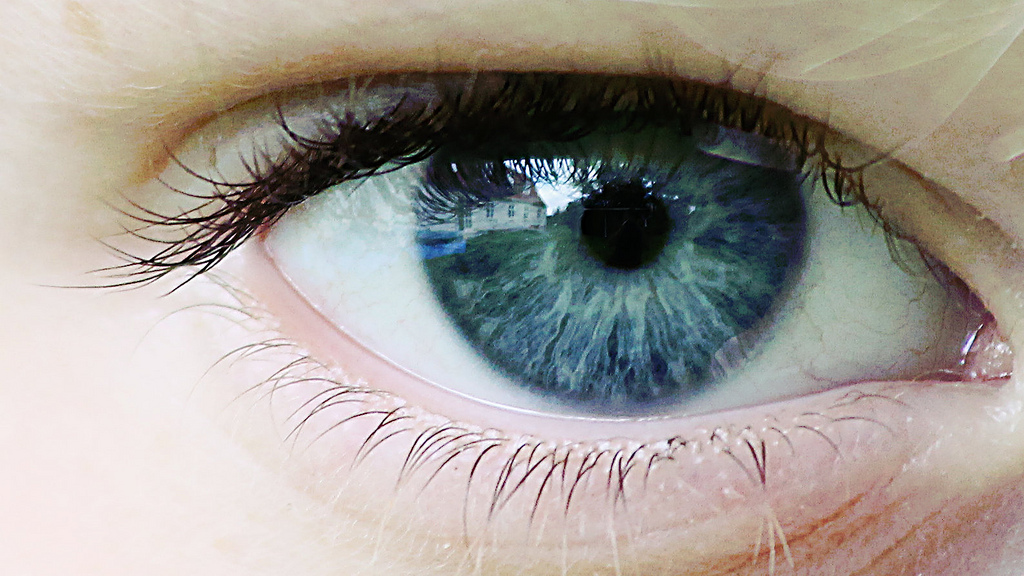
%> input picture code/images/eye.jpg, 1024 x 576 px
$ octave test_pixelize_rand.m   (GNU Octave 9; MATLAB toolbox functions it lacks are replaced by stand-ins)
%> lines starting %> are read from the running program, lines starting %| are printed output that depends on the picture
### code/pixelize.m
function [g,f] = pixelize(f, height, options)

options.null = 0;
Nbr = getoptions(options, 'nsamples', 10000);


remap = getoptions(options, 'remap', @(t)t(2)^2);

r = size(f,1)/size(f,2);
P = round(height/r);
f = image_resize(f, [height P 3]);
f = rescale(f);
N = size(f);

m_max = round( 100*(height/512) );
g = f;
for i=1:Nbr
    k = floor( [rand*N(1) rand*N(2)] ) + 1;
    t = [(k(1)-1)/(N(1)-1), (k(2)-1)/(N(2)-1)];
    s = ceil(m_max*remap(t));
    selx = k(1):k(1)+s-1;
    sely = k(2):k(2)+s-1;
    selx = min(selx,N(1));
    sely = min(sely,N(2));
    for q=1:3
        g(selx,sely,q) = mean(mean(f(selx,sely,q)));
    end
end


end

### code/toolbox/image_resize.m
function M1 = image_resize(M,p1,q1,r1)

% image_resize - resize an image using bicubic interpolation
%
%   M1 = image_resize(M,nx,ny,nz);
% or
%   M1 = image_resize(M,newsize);
%
%   Works for 2D, 2D 2 or 3 channels, 3D images.
%
%   Copyright (c) 2004 Gabriel Peyr?

if nargin==2
    % size specified as an array
    q1 = p1(2);
    if length(p1)>2
        r1 = p1(3);
    else
        r1 = size(M,3);
    end
    p1 = p1(1);
end

if nargin<4
    r1 = size(M,3);
end

if ndims(M)<2 || ndims(M)>3
    error('Works only for grayscale or color images');
end

if ndims(M)==3 && size(M,3)<4
    % RVB image
    M1 = zeros(p1,q1, size(M,3));
    for m=1:size(M,3)
        M1(:,:,m) = image_resize(M(:,:,m), p1, q1);
    end
    return;
elseif ndims(M)==3
    p = size(M,1);
    q = size(M,2);
    r = size(M,3);
    [Y,X,Z] = meshgrid( (0:q-1)/(q-1), (0:p-1)/(p-1), (0:r-1)/(r-1)  );
    [YI,XI,ZI] = meshgrid( (0:q1-1)/(q1-1), (0:p1-1)/(p1-1), (0:r1-1)/(r1-1) );
    M1 = interp3( Y,X,Z, M, YI,XI,ZI ,'cubic');
    return;
end

p = size(M,1);
q = size(M,2);
[Y,X] = meshgrid( (0:q-1)/(q-1), (0:p-1)/(p-1) );
[YI,XI] = meshgrid( (0:q1-1)/(q1-1), (0:p1-1)/(p1-1) );
M1 = interp2( Y,X, M, YI,XI ,'cubic');

### code/toolbox/rescale.m
function y = rescale(x,a,b)

% rescale - rescale data in [a,b]
%
%   y = rescale(x,a,b);
%
%   Copyright (c) 2004 Gabriel Peyr?

if nargin<2
    a = 0;
end
if nargin<3
    b = 1;
end

if iscell(x)
    for i=1:length(x)
        y{i} = rescale(x{i},a,b);
    end
    return;
end

m = min(x(:));
M = max(x(:));

if M-m<eps
    y = x;
else
    y = (b-a) * (x-m)/(M-m) + a;
end

### code/toolbox/imageplot.m
function h1 = imageplot(M,str, a,b,c)

% imageplot - diplay an image and a title
%
% Example of usages:
%   imageplot(M);
%   imageplot(M,title);
%   imageplot(M,title,1,2,1);   % to make subplot(1,2,1);
%
%   imageplot(M,options);
%
%   If you want to display several images:
%       imageplot({M1 M2}, {'title1', 'title2'});
%
%   Copyright (c) 2007 Gabriel Peyre

if nargin<2
    str = [];
end

options.null = 0;
if isstruct(str)
    options = str;
    str = '';
end

nbdims = nb_dims(M);

if iscell(M)
    q = length(M);
    if nargin<5
        c = 1;
    end
    if nargin<4
        a = ceil(q/4);
    end
    if nargin<3
        b = ceil(q/a);
    end
    if (c-1+q)>(a*b)
        warning('a and c parameters not large enough');
        a = ceil((c-1+q)/4);
        b = ceil((c-1+q)/a);
    end
    for i=1:q
        if iscell(str)
            str1 = str{i};
        else
            str1 = str;
        end
        h{i} = imageplot(M{i},str1, a,b,c-1+i);
    end
    global axlist;
    if not(isempty(axlist))
        linkaxes(axlist, 'xy');
    end

    if nargout>0
        if exist('h')
            h1 = h;
        else
            h1 = [];
        end
    end
    return;
end

if nargin==5
    global axlist;
    global imageplot_size;
    if c==1 || isempty(imageplot_size) || imageplot_size~=size(M,1)
        clear axlist;
        global axlist;
        axlist = [];
        imageplot_size = size(M,1);
    end
    axlist(end+1) = subplot(a,b,c);
end

if nbdims==1
    h = plot(M); axis tight;
elseif size(M,3)<=3
    % gray-scale or color image
    if size(M,3)==2
        M = cat(3,M, zeros(size(M,1),size(M,2)));
    end
    if not(isreal(M))
        if size(M,3)==1
            % turn into color matrix
            M = cat(3, real(M), imag(M), zeros(size(M,1),size(M,2)));
        else
            warning('Complex data');
            M = real(M);
        end
    end
    if size(M,3)==1
        colormap gray(256);
    else
        colormap jet(256);
    end
    h = imagesc(rescale(M)); axis image; axis off;
else

    if not(isfield(options, 'center') )
        options.center = .5; % here a value in [0,1]
    end
    if not(isfield(options, 'sigma'))
        options.sigma = .08; % control the width of the non-transparent region
    end
    a = compute_alpha_map('gaussian', options); % you can plot(a) to see the alphamap

    % volumetric image
    h = vol3d('cdata',rescale(M),'texture','2D');
    view(3);
    axis tight; % daspect([1 1 .4])
    colormap bone(256);
%    alphamap('rampup');
    % alphamap(.06 .* alphamap);
    vol3d(h);
end
if not(isempty(str))
    title(str);
end

if nargout>0
    if exist('h')
        h1 = h;
    else
        h1 = [];
    end
end


if nargin==5 && c==a*b
    linkaxes(axlist, 'xy');
end


function d = nb_dims(x)

% nb_dims - debugged version of ndims.
%
%   d = nb_dims(x);
%
%   Copyright (c) 2004 Gabriel Peyré

if isempty(x)
    d = 0;
    return;
end

d = ndims(x);

if d==2 && (size(x,1)==1 || size(x,2)==1)
    d = 1;
end

### code/toolbox/getoptions.m
function v = getoptions(options, name, v, mandatory)

% [11 lines of commented-out code are left out]

if nargin<3
    error('Not enough arguments.');
end
if nargin<4
    mandatory = 0;
end

if isfield(options, name)
    v = options.(name);
elseif mandatory
    error(['You have to provide options.' name '.']);
end

### code/test_pixelize_rand.m
%%
% Generate pixelization.

name = 'paris2';
name = 'eye';

rep = 'results/';
if not(exist(rep))
    mkdir(rep);
end

addpath('./images/');
addpath('./toolbox/');

% target height
height = 512;

remap = @(t)1.5 * ( (t(1)-1/2)^2 + (t(2)-1/2)^2 );
switch name
    case {'paris1' 'paris3'}
        remap = @(t)1.5 * (t(1)-.3)^2 + 3*(t(2)-1/2)^2;
    case {'paris6'}
        remap = @(t)1.5 * (t(1)-.3)^2 + 2*(t(2)-.1)^2;
    case 'paris4'
        remap = @(t)1.5 * (t(1)-.3)^2 + 3*(t(2)-.6)^2;
    case 'paris2'
        remap = @(t)1.5 * (t(1)-.5)^2 + 3*(t(2)-.35)^2;
    case 'gp'
        remap = @(t)min( 1*sqrt( (t(1)-.5)^2 + (t(2)-.62)^2 ), .4 );
    case 'eye'
        remap = @(t)3 * (t(1)-.36)^2 + 5*(t(2)-.54)^2;
end

f = double(imread([name '.jpg']));
options.remap = remap;
[g,f0] = pixelize(f, height, options);
%> the loop in image_resize, `for m=1:size(M,3)` made 3 passes
%> pass 1, in image_resize (call 2), `M1 = interp2( Y,X, M, YI,XI ,'cubic');`:
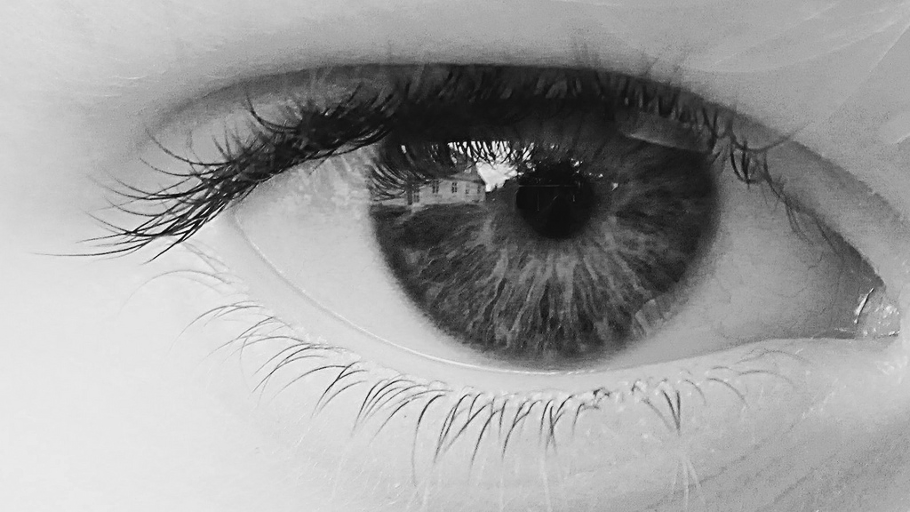
%> M1: size 512x910 double; min -17.3, max 271.9, mean 161.3; drawn with min black and max white
%> pass 2, in image_resize (call 3), `M1 = interp2( Y,X, M, YI,XI ,'cubic');`:
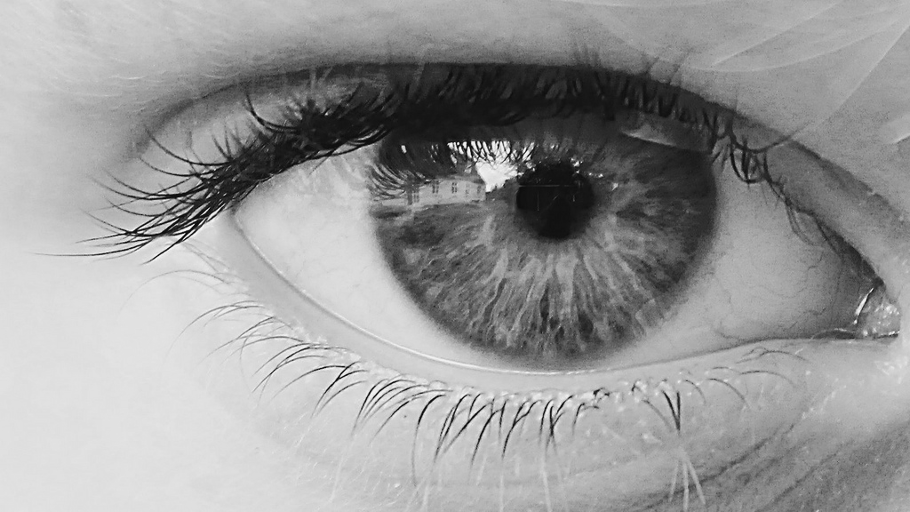
%> M1: size 512x910 double; min -16.74, max 269.6, mean 155.7; drawn with min black and max white
%> pass 3, in image_resize (call 4), `M1 = interp2( Y,X, M, YI,XI ,'cubic');`:
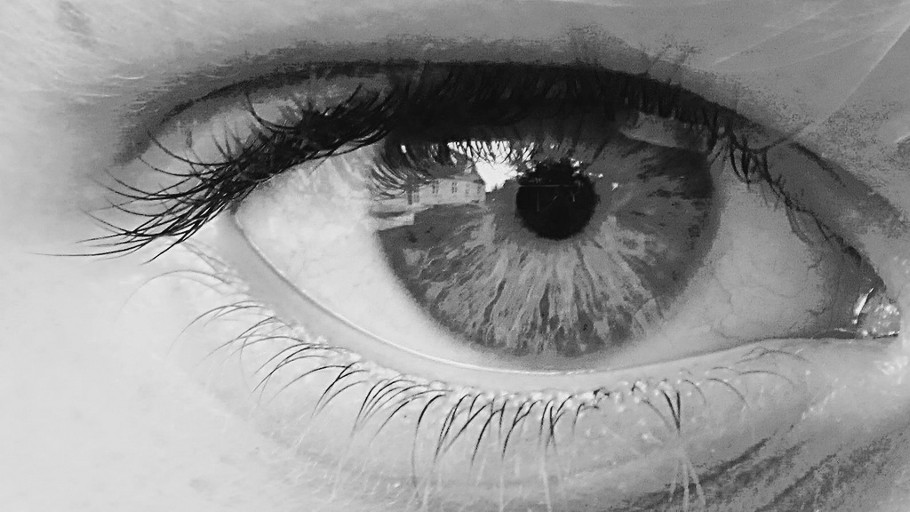
%> M1: size 512x910 double; min -16.19, max 274.5, mean 148.9; drawn with min black and max white
%> in rescale, `m = min(x(:));`: m = -17.3
%> in rescale, `M = max(x(:));`: M = 274.5
%> after the loop in pixelize, `for i=1:Nbr`:
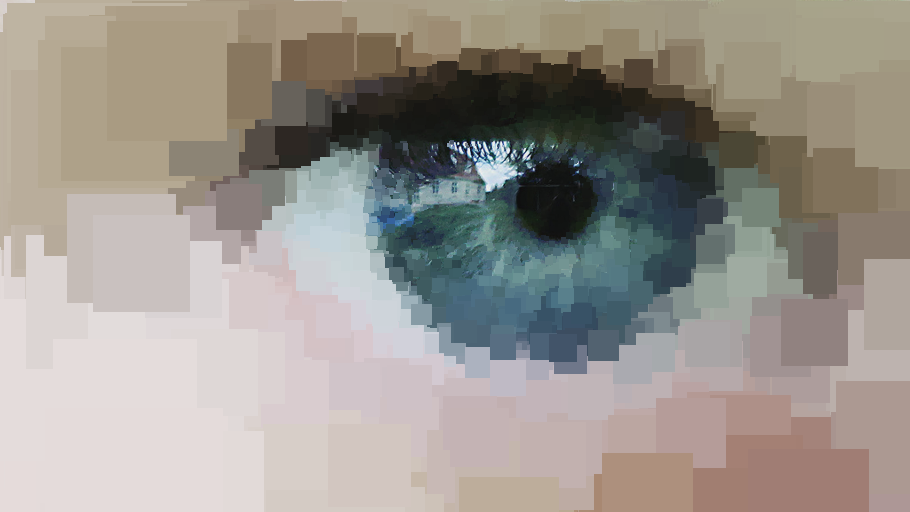
%> g: size 512x910x3 double; mean R, G, B 0.608, 0.587, 0.56

imageplot(g);
%> in imageplot, `nbdims = nb_dims(M);`: nbdims = 3
imwrite(rescale(g), [rep name '-' num2str(Ntgt) '.png'], 'png');
imwrite(rescale(f0), [rep name '-original.png'], 'png');
